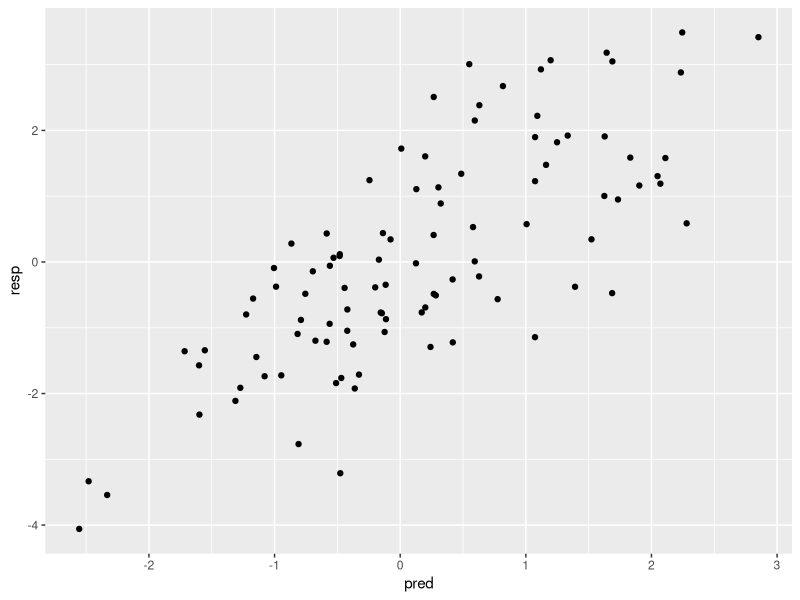

This figure's R source:
setwd('~/git/firstRepo/Scripts')

library(tidyverse)
#install.packages("cowplot")
library(cowplot)

# get arguments
tmp <- commandArgs(TRUE)

# make a named list of arguments
lst <- strsplit(tmp, '=', fixed = TRUE) %>%
  lapply(`[`, 2)

names(lst) <- strsplit(tmp, '=', fixed = TRUE) %>%
  sapply(`[`, 1)
# fill in defaults if not given
if(is.null(lst$out))
  lst$out <- 'out1.pdf'
#Also change the call to pdf() such that it uses our argument:
  #pdf(lst$out)

if(!is.null(lst$seed))
  set.seed(as.numeric(lst$seed))

dat <- data_frame(pred = rnorm(100),
                  resp = pred + rnorm(100))

pdf('../Output/out1.pdf')
ggplot(dat, aes(pred, resp)) +
  geom_point()
dev.off()

